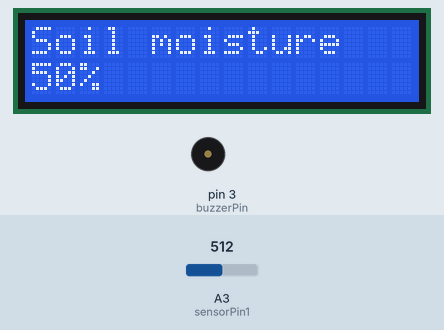
A sketch run on a simulated Arduino Uno, built with avr-gcc and run on an emulated ATmega328P. Shown: 16×2 character LCD, buzzer (waves = sounding). The inputs (shaded band) are chosen by the test bench; at power-on: A3 (sensorPin1) = 512. What the sketch prints to the serial monitor is not drawn.

Above: at 1.3 s.
1.4 s: A3 (sensorPin1) set to 107
At 2.8 s:
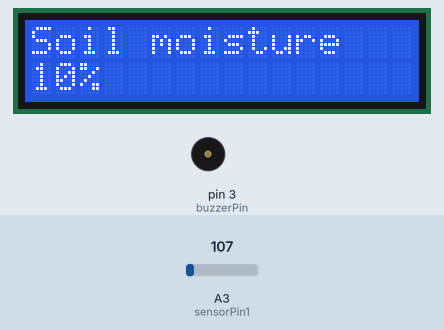
3.1 s: A3 (sensorPin1) set to 97
At 4.09 s:
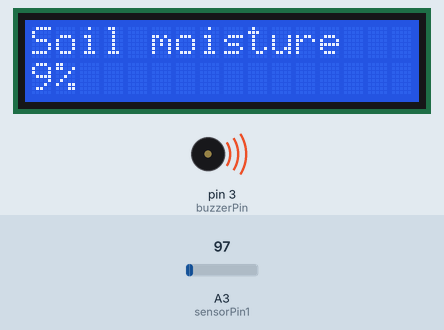
6.1 s: A3 (sensorPin1) set to 122
At 7.6 s:
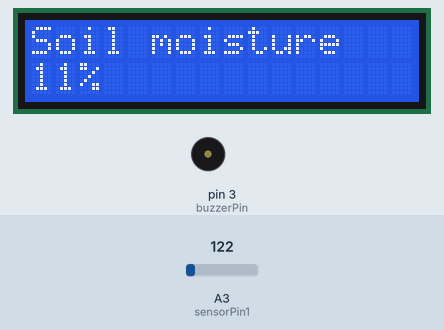
Timing chart, 0 to 9.1 s (numbered marks = the images above; inputs shaded):
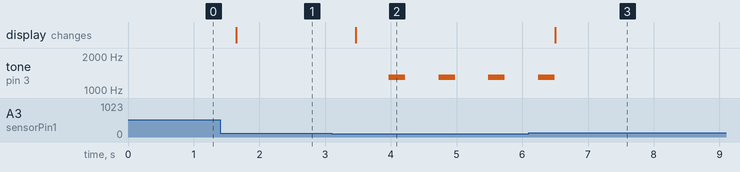

The sketch:

L_9_Plant_watering_Plant_watering.ino
```cpp
/*******************Moisture*******************/
int sensorPin1 = A3;    // select the input pin for the potentiometer
int Pin1Value = 0;  // variable to store the value coming from the sensor
int mappedValue;
/*******************LCD函数*******************/
#include "Adafruit_LiquidCrystal.h"
Adafruit_LiquidCrystal lcd(1);

String NULL_TXT = "                ";
void LCD_print(String txt1, String txt2)
{
  lcd.setCursor(0, 0);
  lcd.print("                ");
  lcd.setCursor(0, 1);
  lcd.print("                ");

  lcd.setCursor(0, 0);
  lcd.print(txt1);
  lcd.setCursor(0, 1);
  lcd.print(txt2);

}
/*******************Buzzer*******************/
int buzzerPin = 3;

/*******************LED*******************/
int LedPin = 10;

void setup() {
  // put your setup code here, to run once:
  Serial.begin(115200);   // 初始化串口
  while (!lcd.begin(16, 2)) {
    Serial.println("Could not init backpack. Check wiring.");
    delay(50);
  }
  Serial.println("Backpack init'd.");
  pinMode(sensorPin1, INPUT);

  pinMode(buzzerPin, OUTPUT);
  LCD_print("Soil moisture", "");
}

void loop() {
  // put your main code here, to run repeatedly:
  Pin1Value = analogRead(sensorPin1);
  Serial.print("sensor1 = " );
  Serial.println(Pin1Value);
  mappedValue = map(Pin1Value, 0, 1023, 0, 100);


  String Value = String(mappedValue) + "%";
  lcd.setCursor(0, 1);
  lcd.print("    ");
  lcd.setCursor(0, 1);
  lcd.print(Value);
  delay(500);

  if (mappedValue < 10)
  {
    tone(buzzerPin, 1300);
    delay(250);
    noTone(buzzerPin);
  } else if (mappedValue >= 10 && mappedValue < 20)
  {
    digitalWrite(LedPin, HIGH);
    delay(100);
    digitalWrite(LedPin, LOW);
  } else if (mappedValue >= 20)
  {
    digitalWrite(LedPin, HIGH);
  }

}
```

Measured:
- the behaviour switches between 103 and 102 on A3 (sensorPin1) (found by bisection; images 1 and 2)
- after the input at 1.4 s, the display: changes after 0.24 s (image 1)
- after the input at 3.1 s, tone on pin 3 (buzzerPin): alternates 1300 Hz for 0.25 s and silent for 0.51 s, starting after 0.87 s; the display: changes after 0.37 s (image 2)
- after the input at 6.1 s, tone on pin 3 (buzzerPin): goes on until 6.5 s, then stays silent; the display: changes after 0.40 s (image 3)
